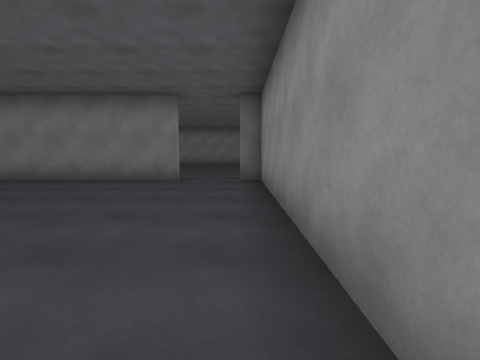
view 1 (above)

16 first-person views from a walk through a scene from a Unity 3-D project. The camera is 1.3 m above the floor, tilts 6° down and sees 85° across. The floor is counted in squares, 2 m on a side. Each view is taken from the middle of a square. On the plan, view 1 faces up. The plan holds only what a view shows up to about 9 squares ahead; the rest is blank. The player is left out.

view 2
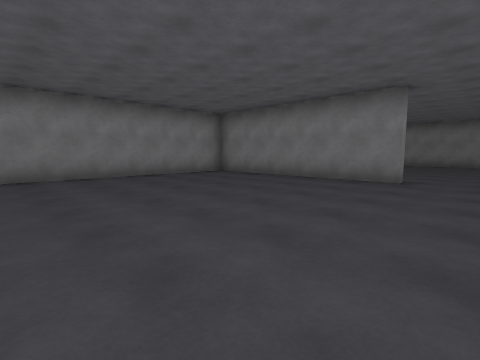

view 3
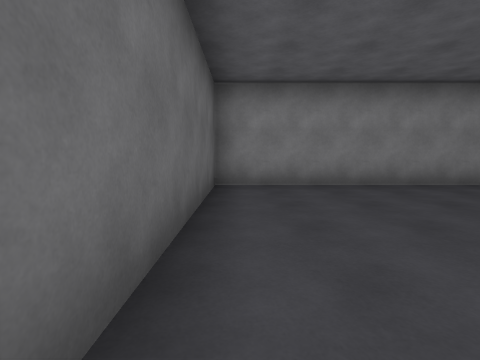

view 4
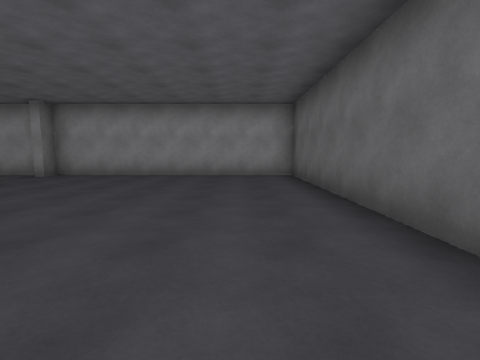

view 5
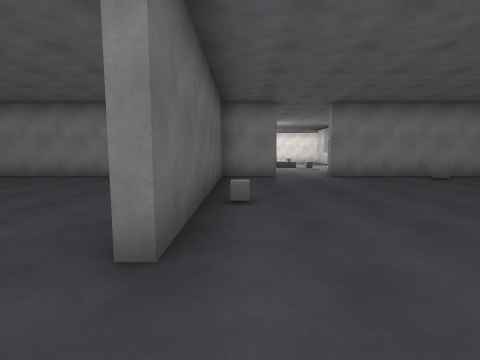

view 6
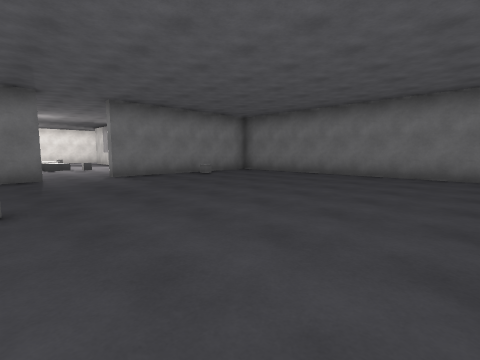

view 7
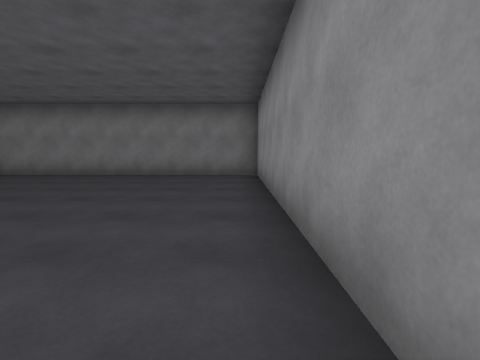

view 8
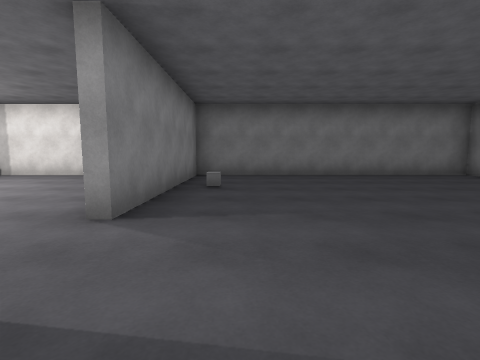

view 9
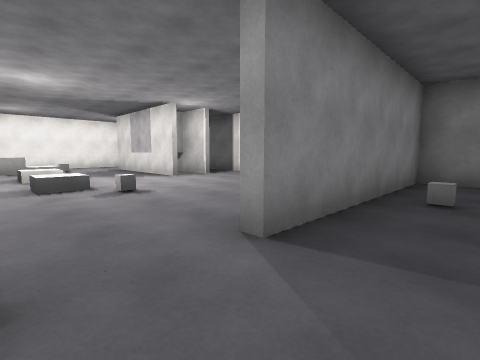

view 10
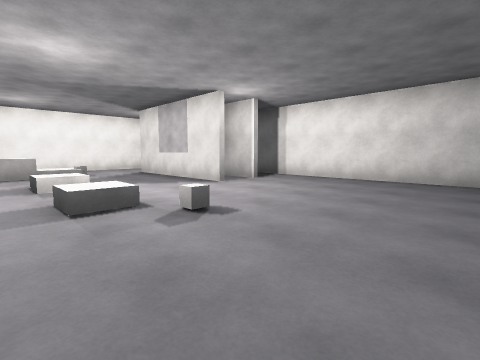

view 11
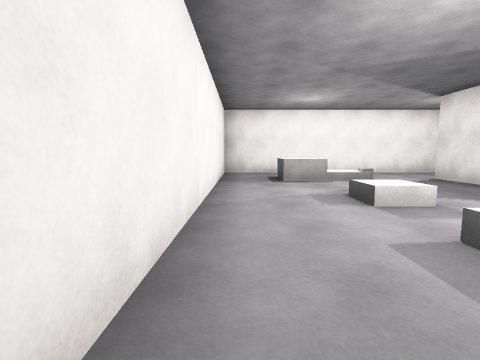

view 12
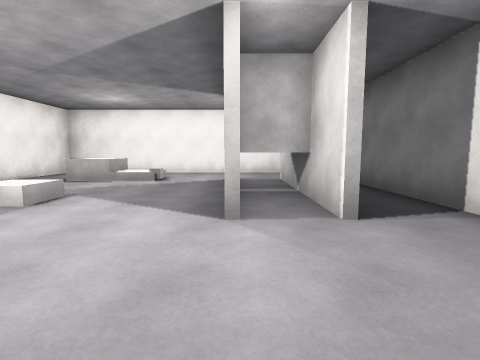

view 13
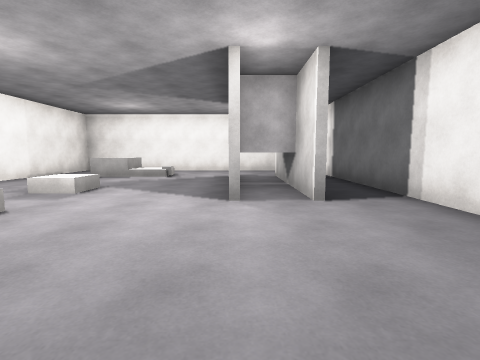

view 14
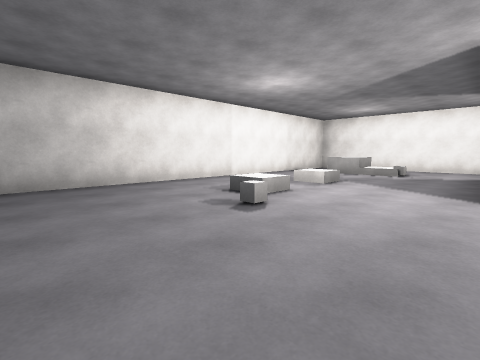

view 15
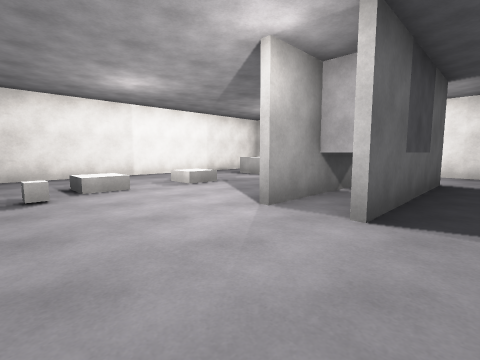

view 16
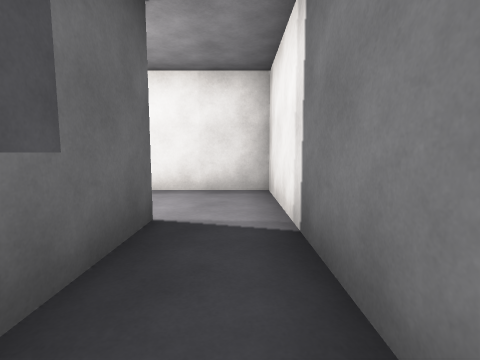

### Floor plan
Points are (right, up) in squares from view 1. A wall is a line through its corners. A room is listed if a view was taken in it or the views show most of it. See-through windows are left out.
Room 1 (views 1, 2, 3, 4)
walls: (-1.4, 6.3) (-6.6, 6.3); (-7.2, 5.6) (-7.2, -0.5) (0.5, -0.5) (0.5, 6.3) (0, 6.3)
ways out: opening at (-1, 6) to room 2
Room 2 (views 5, 6, 7, 8, 9)
walls: (-7.2, 8.1) (-7.2, 6.5) (-1.5, 6.5); (0.5, 6.9) (0.5, 14.5) (-7.2, 14.5) (-7.2, 9.5)
ways out: opening at (-1, 6) to room 1; opening at (-7, 9) to room 3
Room 3 (views 10, 11, 12, 13, 14, 15, 16)
walls: (-12.5, 11.9) (-16.5, 11.9); (-13.8, 13.1) (-13.8, 12); (-16.5, 13.2) (-12.5, 13.2); (-8.2, 14.5) (-18.5, 14.5) (-18.5, 6.5) (-8.1, 6.5)
ways out: opening at (-7, 9) to room 2
objects: other object (-17, 8) to (-16, 9)

Where each view was taken, in squares from view 1:
view 1: 0 up, 0 right, facing up
view 2: 0 up, 0 right, facing up-left
view 3: 0 up, 2 left, facing left
view 4: 1 up, 7 left, facing right
view 5: 7 up, 0 right, facing left
view 6: 7 up, 0 right, facing up-left
view 7: 7 up, 0 right, facing up
view 8: 7 up, 6 left, facing up
view 9: 8 up, 6 left, facing up-left
view 10: 8 up, 8 left, facing up-left
view 11: 7 up, 10 left, facing left
view 12: 12 up, 10 left, facing left
view 13: 12 up, 9 left, facing left
view 14: 12 up, 8 left, facing down-left
view 15: 14 up, 10 left, facing down-left
view 16: 14 up, 14 left, facing left
